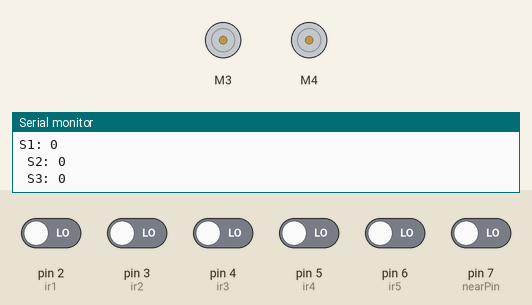
The sketch below on a simulated Arduino Uno, built with avr-gcc and run on an emulated ATmega328P. Parts: 2 × DC motor (green arrow = forward, orange = backward, longer = faster), the last lines printed to the serial monitor. Inputs (shaded band) come from the test bench; at power-on: pin 2 (ir1), pin 3 (ir2), pin 4 (ir3), pin 5 (ir4), pin 6 (ir5), pin 7 (nearPin) LOW.

Above: at 1.2 s.
1.3 s: pin 5 (ir4) driven HIGH
At 1.9 s:
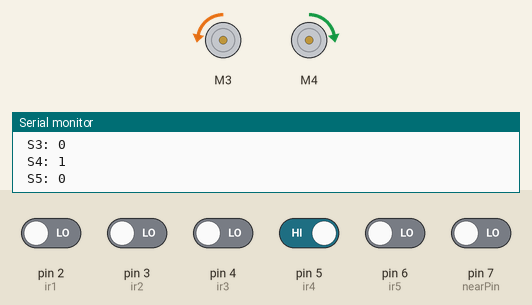
2.8 s: pin 2 (ir1) driven HIGH
4.3 s: pin 3 (ir2) driven HIGH
At 5.5 s:
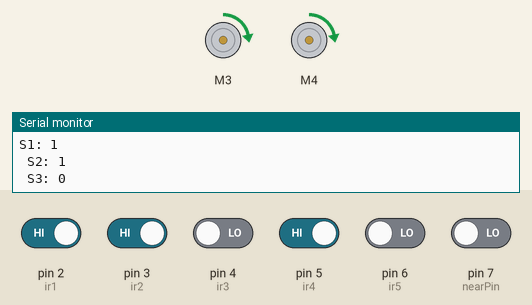
5.8 s: pin 5 (ir4) driven LOW
At 6.6 s:
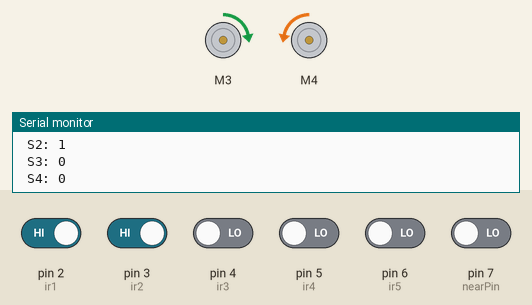
7.3 s: pin 4 (ir3) driven HIGH
8.8 s: pin 6 (ir5) driven HIGH
Timing chart, 0 to 11.3 s (numbered marks = the images above; inputs shaded):
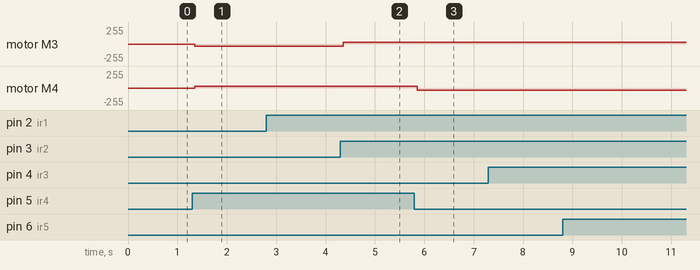

Measured:
- after the input at 1.3 s, motor M3: stopped → backward 30/255 after 0.05 s; motor M4: stopped → forward 30/255 after 0.05 s
- after the input at 4.3 s, motor M3: backward 30/255 → forward 30/255 after 0.05 s
- after the input at 5.8 s, motor M4: forward 30/255 → backward 30/255 after 0.05 s

The sketch:

PG-line-follward.ino
```cpp
#include <Adafruit_MotorShield.h>
#include <Wire.h>

// Création de l'objet motor shield
Adafruit_MotorShield AFMS = Adafruit_MotorShield();

// Création des objets moteurs
Adafruit_DCMotor *leftMotor = AFMS.getMotor(3);
Adafruit_DCMotor *rightMotor = AFMS.getMotor(4);


 //////////// black ==0  and while ==1

//**********5 Channel IR Sensor Connection**********//
#define ir1 2
#define ir2 3
#define ir3 4
#define ir4 5
#define ir5 6
const int nearPin = 7;    // Optional, if NEAR pin is used

// Fonction pour avancer
void GOForward(int speed) {
    leftMotor->setSpeed(speed);
    leftMotor->run(FORWARD);
    rightMotor->setSpeed(speed);
    rightMotor->run(FORWARD);
}
// Fonction pour tourner à droite
void TurnRIGHT(int speed) {
    leftMotor->setSpeed(speed);
    leftMotor->run(BACKWARD); // Inversé pour tourner
    rightMotor->setSpeed(speed);
    rightMotor->run(FORWARD);
}

// Fonction pour tourner à gauche
void TurnLEFT(int speed) {
    leftMotor->setSpeed(speed);
    leftMotor->run(FORWARD);
    rightMotor->setSpeed(speed);
    rightMotor->run(BACKWARD); // Inversé pour tourner
}

// Fonction pour arrêter
void Stopp() {
    leftMotor->run(RELEASE);
    rightMotor->run(RELEASE);
}


void setup() {
    // Initialisation du shield moteur
    AFMS.begin();
  pinMode(ir1, INPUT);
  pinMode(ir2, INPUT);
  pinMode(ir3, INPUT);
  pinMode(ir4, INPUT);
  pinMode(ir5, INPUT);

  pinMode(nearPin, INPUT);  // Optional, if NEAR pin is used
  Serial.begin(9600); // Initialize serial communication for debugging
}

void loop() {
  int near = digitalRead(nearPin); // Optional
  int s1 = digitalRead(ir1);  //Left Most Sensor
  int s2 = digitalRead(ir2);  //Left Sensor
  int s3 = digitalRead(ir3);  //Middle Sensor
  int s4 = digitalRead(ir4);  //Right Sensor
  int s5 = digitalRead(ir5);  //Right Most Sensor

  // Serial.print(" NEAR: "); Serial.println(near);
   //Reading Sensor Values
  Serial.print("S1: "); Serial.println(s1);
  Serial.print(" S2: "); Serial.println(s2);
   Serial.print(" S3: "); Serial.println(s3);
   Serial.print(" S4: "); Serial.println(s4);
   Serial.print(" S5: "); Serial.println(s5);


   // Detect obstcle
   if(near == 1)
   {
     Stopp();
   }

//// Pour mon capteur il y a 5 sensor . Apres le test je trouve S1=S2=S3=S4 : black ==0  and while ==1 et S5  black =1  and while ==0


  //if only middle sensor detects black line
   if((s1 == 1) && (s2 == 1) && (s3 == 0) && (s4 == 1) && (s5 == 0))
  {
    //going forward with full speed
   GOForward(30);  // Speed varie entre 0 et 255 .Je utilise speed 30 puisque tension de mon batterie est tres elevee 12v.
  }


   if((s1 == 1) && (s2 == 0) && (s3 == 1) && (s4 == 1) && (s5 == 0))
  {
 TurnRIGHT(30);
  }

  if((s1 == 0) && (s2 == 1) && (s3 == 1) && (s4 == 1) && (s5 == 0))
  {
     TurnRIGHT(30);

  }
   if((s1 == 1) && (s2 == 1) && (s3 == 1) && (s4 == 0) && (s5 == 0))
  {
   TurnLEFT(30);
  }
   if((s1 == 1) && (s2 == 1) && (s3 == 1) && (s4 == 1) && (s5 == 1))
  {
   TurnLEFT(30);
  }
 if ((s1 == 1) && (s2 == 1) && (s3 == 0) && (s4 == 0) && (s5 == 0))
  {TurnLEFT(30);
  }
  if ((s1 == 1) && (s2 == 0) && (s3 == 0) && (s4 == 1) && (s5 == 0))
  {

     TurnRIGHT(30);
  }
    if ((s1 == 0) && (s2 == 0) && (s3 == 0) && (s4 == 1) && (s5 == 0))
  {

     TurnRIGHT(30);
  }
  if ((s1 == 1) && (s2 == 1) && (s3 == 0) && (s4 == 0) && (s5 == 1))
  {
    TurnLEFT(30);
  }
   if((s1 == 0) && (s2 == 0) && (s3 == 0) && (s4 == 0) && (s5 == 1))
  {
 Stopp();
  }
  }
```
